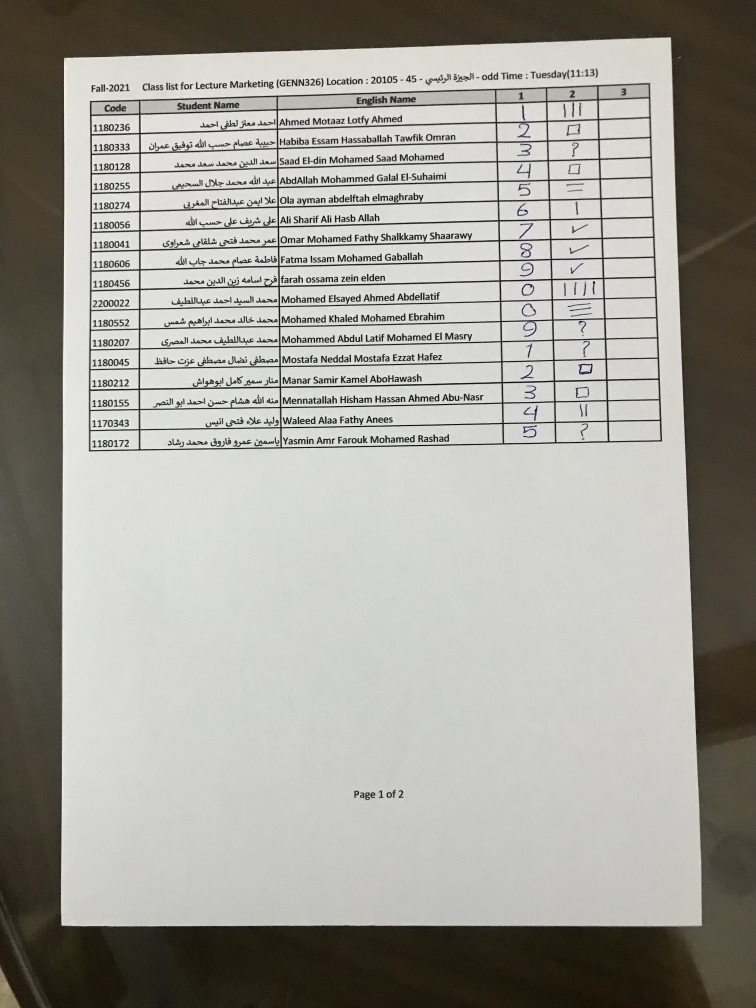
#> input picture grade sheet/1.jpg, 3024 x 4030 px (shown at 1/4 size)
$ python -i detact_symbols.py   (imports and definitions only)
#> lines starting #> are read from the running program, lines starting #| are printed output that depends on the picture; after the words box and inside, x2 and y2 are one past the last pixel; in counts of white or black regions, pixels touching at a corner belong together
#> further down, picture is the input picture: shape (4030, 3024, 3); mean B, G, R 152.8, 159.6, 161.2
import cv2
import numpy as np
from skimage.morphology import skeletonize,thin
from imutils import contours as imcnts

 # Filter Borders
def Filter_Borders(img):
    border_mask=np.zeros_like(img)
    img_height,img_width,=img.shape
    border_y=int(.1*img_height)
    border_x=int(.1*img_width)
    border_mask[border_y:img_height-border_y,border_x:img_width-border_x]=255
    img=img&border_mask
    return img
####################### detact square ####################
def detact_square(img):

    ## make image gray
    img = cv2.cvtColor(img, cv2.COLOR_BGR2GRAY)

    ## make threshold on image
    ret, img = cv2.threshold(img, 127, 255, 0)
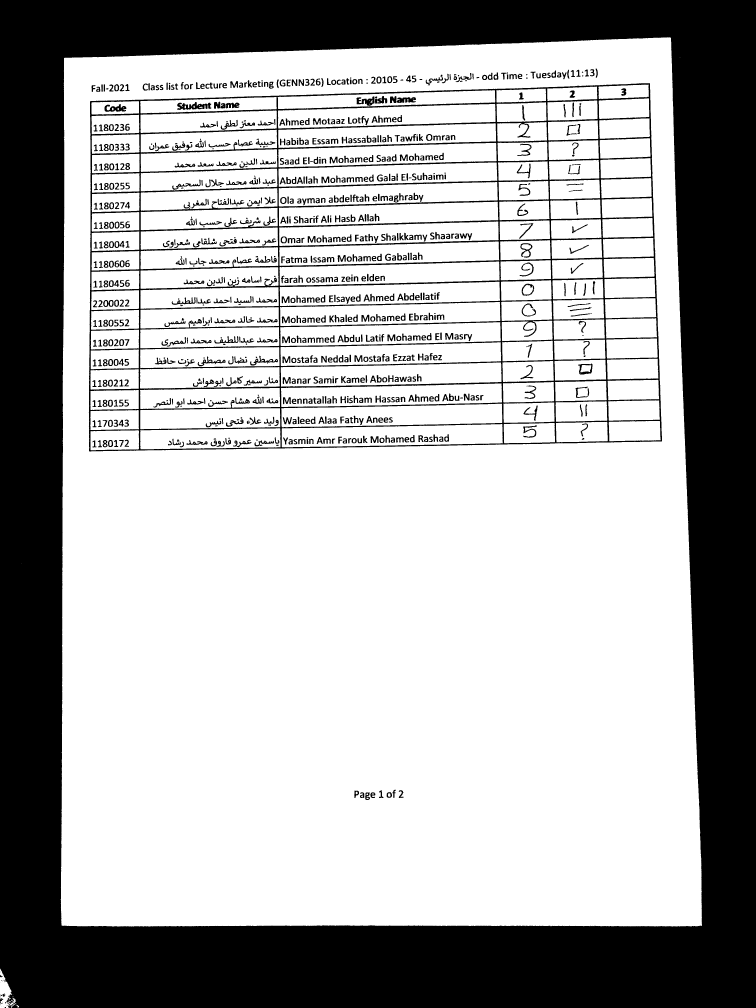
#> img: shape (4030, 3024) (shown at 1/4 size); 67.6% white; 1032 black regions (46 under 20 px), largest, box (x1, y1, x2, y2) and area: (0, 0, 3024, 4030) 3417554, (355, 332, 2648, 1806) 277587, (709, 408, 845, 440) 2340
    img=np.invert(img)
    # Filter Borders
    img=Filter_Borders(img)
#> in Filter_Borders, `img=img&border_mask`: img: shape (4030, 3024); 4.1% white; 893 white regions (13 under 20 px), largest, box (x1, y1, x2, y2) and area: (355, 403, 2648, 1806) 263074, (2691, 403, 2722, 1295) 14681, (709, 408, 845, 440) 2340

    ## Calculate kernel length
    kernel_length = np.array(img).shape[1]//20
#> kernel_length = 151
    verticle_kernel = cv2.getStructuringElement(cv2.MORPH_RECT, (1, kernel_length))
#> verticle_kernel = 151 values from 1 to 1
    hori_kernel = cv2.getStructuringElement(cv2.MORPH_RECT, (kernel_length, 1))
    verticle_lines_img = cv2.erode(img, verticle_kernel, iterations=2)
#> verticle_lines_img: shape (4030, 3024); 0.13% white; 4 white regions, box (x1, y1, x2, y2) and area: (2700, 553, 2722, 1145) 6809, (556, 553, 563, 1652) 4356, (358, 554, 367, 1656) 3226, (1109, 553, 1124, 1644) 1756
    verticle_lines_img = cv2.dilate(verticle_lines_img, verticle_kernel, iterations=5)
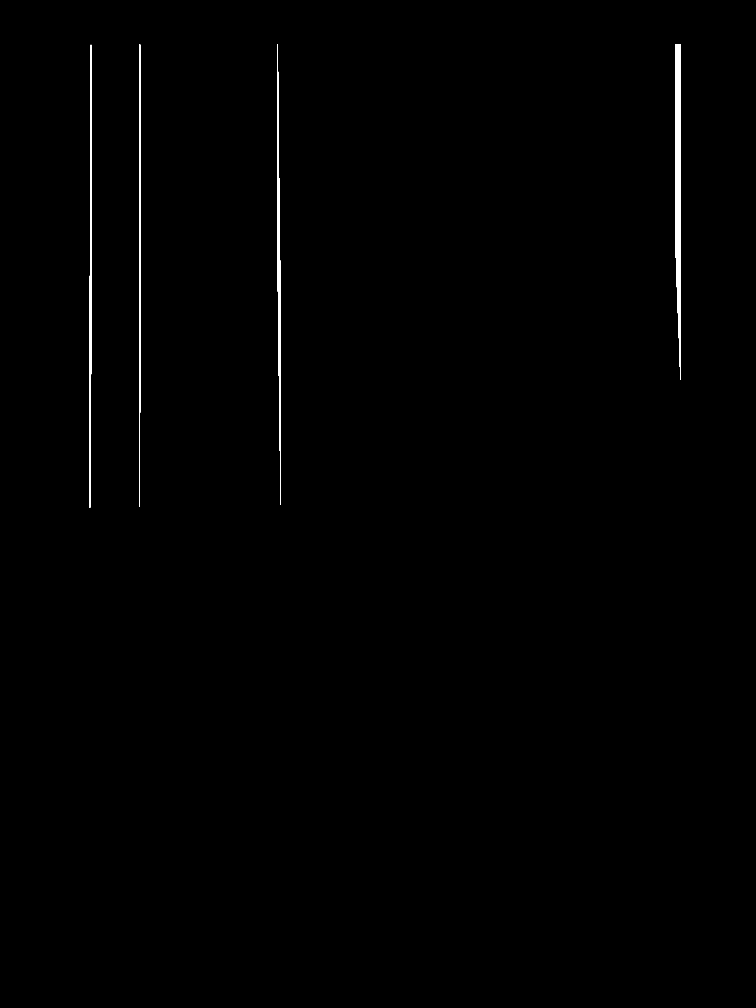
#> verticle_lines_img: shape (4030, 3024) (shown at 1/4 size); 0.46% white; 4 white regions, box (x1, y1, x2, y2) and area: (2700, 178, 2722, 1520) 23309, (1109, 178, 1124, 2019) 13006, (358, 179, 367, 2031) 9976, (556, 178, 563, 2027) 9606

    ## Get vertical lines
    lines_ver = cv2.HoughLinesP(verticle_lines_img,2,np.pi/180,30,minLineLength=5,maxLineGap=10)
#> lines_ver = 48 rows, first 6: [559, 2026, 559, 178], [359, 2030, 359, 1103], [363, 1580, 363, 179], [2719, 1467, 2719, 178], [1112, 1251, 1112, 287], [2717, 1405, 2717, 178]
    if not(lines_ver is None):
        for line  in lines_ver:
            for x1, y1, x2, y2 in line:
                 verticle_lines_img=cv2.line(verticle_lines_img,(x1,0),(x2,verticle_lines_img.shape[0]),(255,255,255),1)
#> this loop made 48 passes
#> line on passes 1 to 12: [[559, 2026, 559, 178]], [[359, 2030, 359, 1103]], [[363, 1580, 363, 179]], [[2719, 1467, 2719, 178]], [[1112, 1251, 1112, 287]], [[2717, 1405, 2717, 178]], [[2713, 1308, 2713, 178]], [[556, 2026, 556, 987]], [[2707, 1148, 2707, 178]], [[1117, 1655, 1117, 783]], [[2703, 1031, 2703, 178]], [[1119, 1803, 1119, 940]]
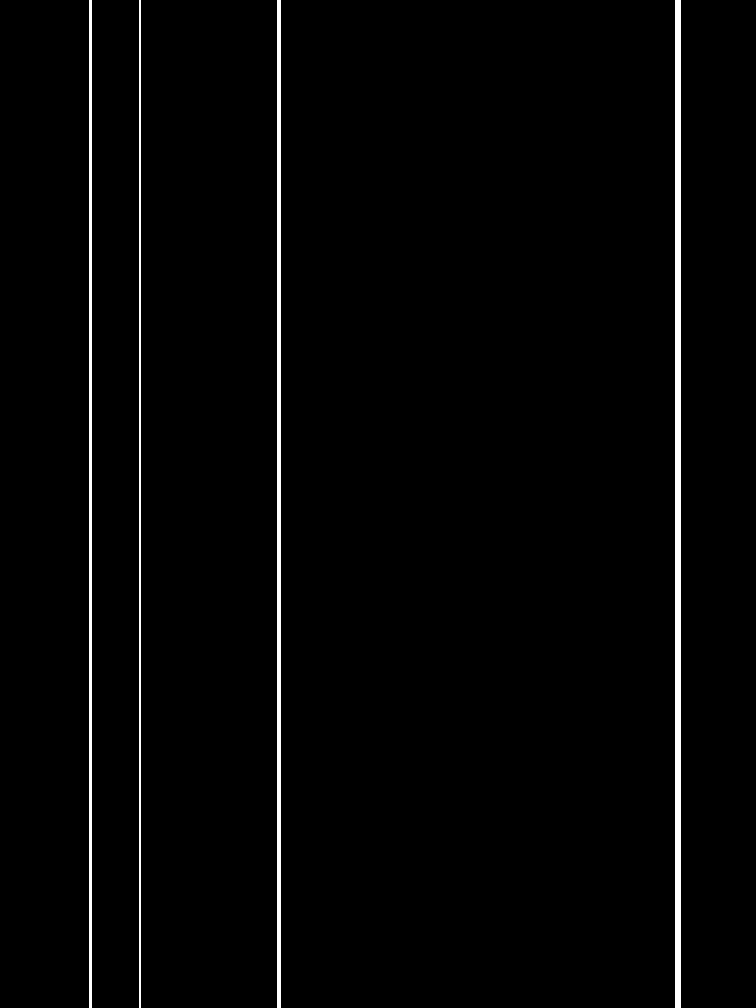
#> verticle_lines_img: shape (4030, 3024) (shown at 1/4 size); 1.5% white; 4 white regions, box (x1, y1, x2, y2) and area: (2700, 0, 2722, 4030) 74690, (1109, 0, 1124, 4030) 51023, (358, 0, 367, 4030) 36270, (556, 0, 563, 4030) 25653

    horizontal_lines_img = cv2.erode(img, hori_kernel, iterations=2)
#> horizontal_lines_img: shape (4030, 3024); 0.01% white in thin lines or dots, all inside (x1, y1, x2, y2) = (546, 1145, 1370, 1798)
    horizontal_lines_img = cv2.dilate(horizontal_lines_img, hori_kernel, iterations=3)
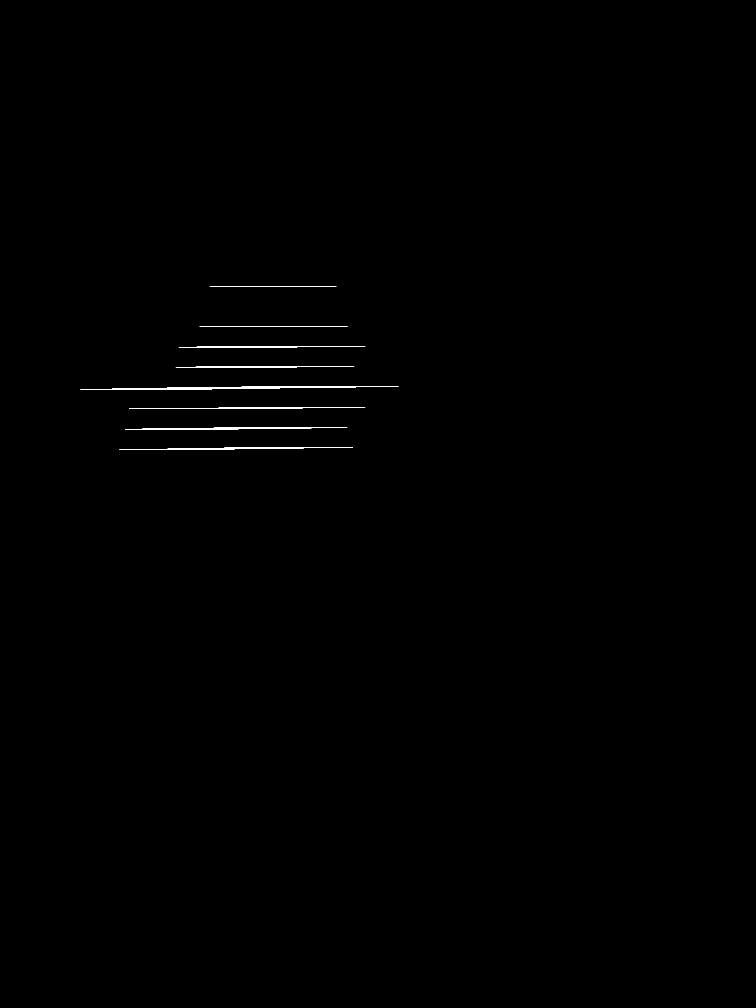
#> horizontal_lines_img: shape (4030, 3024) (shown at 1/4 size); 0.17% white; 13 white regions, largest, box (x1, y1, x2, y2) and area: (321, 1545, 1595, 1558) 6541, (715, 1384, 1461, 1389) 2412, (703, 1465, 1417, 1469) 1965

    ## Get horizontal lines
    lines_hor = cv2.HoughLinesP(horizontal_lines_img,2,np.pi/180,35,minLineLength=5,maxLineGap=10)
#> lines_hor = 56 rows, first 6: [731, 1557, 1475, 1545], [648, 1557, 1391, 1545], [416, 1557, 1102, 1546], [794, 1712, 1245, 1712], [1004, 1384, 1460, 1384], [530, 1557, 1274, 1545]
    if not(lines_hor is None):
        for line  in lines_hor:
            for x1, y1, x2, y2 in line:

                horizontal_lines_img=cv2.line(horizontal_lines_img,(0,y1),(horizontal_lines_img.shape[1],y2),(255,255,255),1)
#> this loop made 56 passes
#> line on passes 1 to 12: [[731, 1557, 1475, 1545]], [[648, 1557, 1391, 1545]], [[416, 1557, 1102, 1546]], [[794, 1712, 1245, 1712]], [[1004, 1384, 1460, 1384]], [[530, 1557, 1274, 1545]], [[715, 1388, 1188, 1388]], [[742, 1793, 1214, 1793]], [[500, 1716, 953, 1716]], [[783, 1467, 1253, 1467]], [[655, 1633, 1112, 1633]], [[1009, 1628, 1460, 1628]]
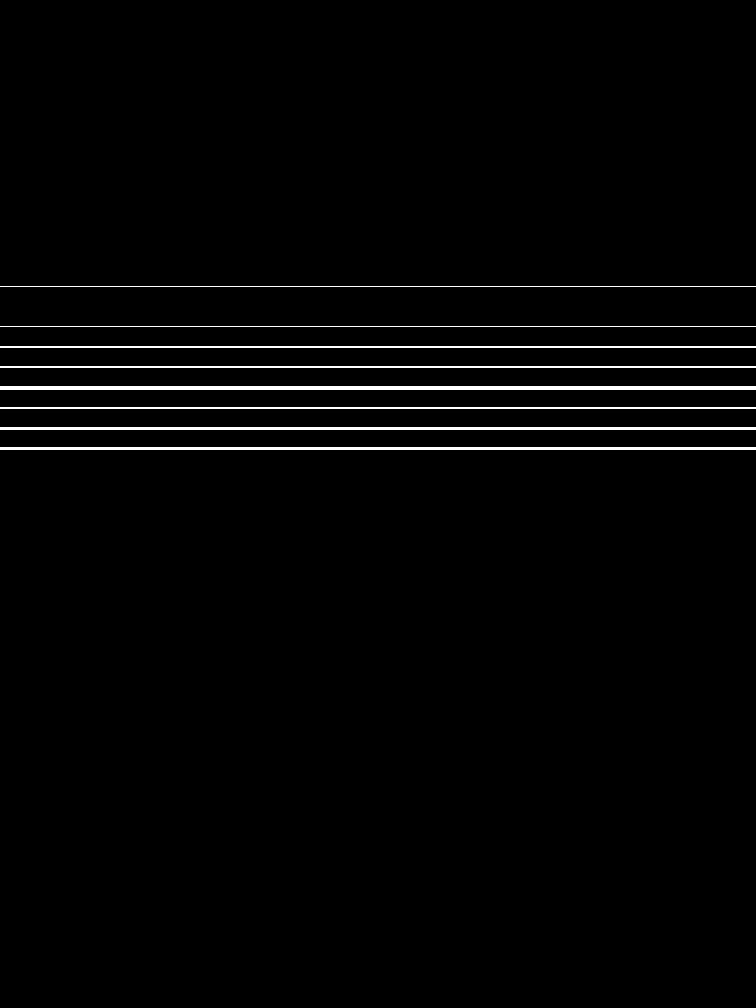
#> horizontal_lines_img: shape (4030, 3024) (shown at 1/4 size); 1% white; 13 white regions, largest, box (x1, y1, x2, y2) and area: (0, 1545, 3024, 1558) 33421, (0, 1384, 3024, 1389) 12568, (0, 1465, 3024, 1469) 12096

    ## Get and between  horizontal and vertical lines
    img_final_bin=cv2.bitwise_and(verticle_lines_img, horizontal_lines_img)
#> img_final_bin: shape (4030, 3024); 0.02% white; 143 white regions (114 under 20 px), largest, box (x1, y1, x2, y2) and area: (1116, 1545, 1124, 1558) 104, (556, 1546, 563, 1558) 84, (358, 1546, 367, 1553) 63
    img_final_bin = cv2.dilate(img_final_bin, hori_kernel, iterations=1)
#> img_final_bin: shape (4030, 3024); 0.22% white; 58 white regions, largest, box (x1, y1, x2, y2) and area: (1034, 1545, 1199, 1558) 2140, (481, 1546, 638, 1558) 1884, (2625, 1545, 2797, 1552) 1204
    kernel = cv2.getStructuringElement(cv2.MORPH_RECT, (3,3))
    img_final_bin = cv2.erode(img_final_bin, kernel, iterations=1)
#> img_final_bin: shape (4030, 3024); 0.08% white; 25 white regions, largest, box (x1, y1, x2, y2) and area: (1035, 1546, 1198, 1557) 1788, (482, 1547, 637, 1557) 1550, (2626, 1546, 2796, 1551) 850
    img_final_bin = cv2.dilate(img_final_bin, kernel, iterations=4)
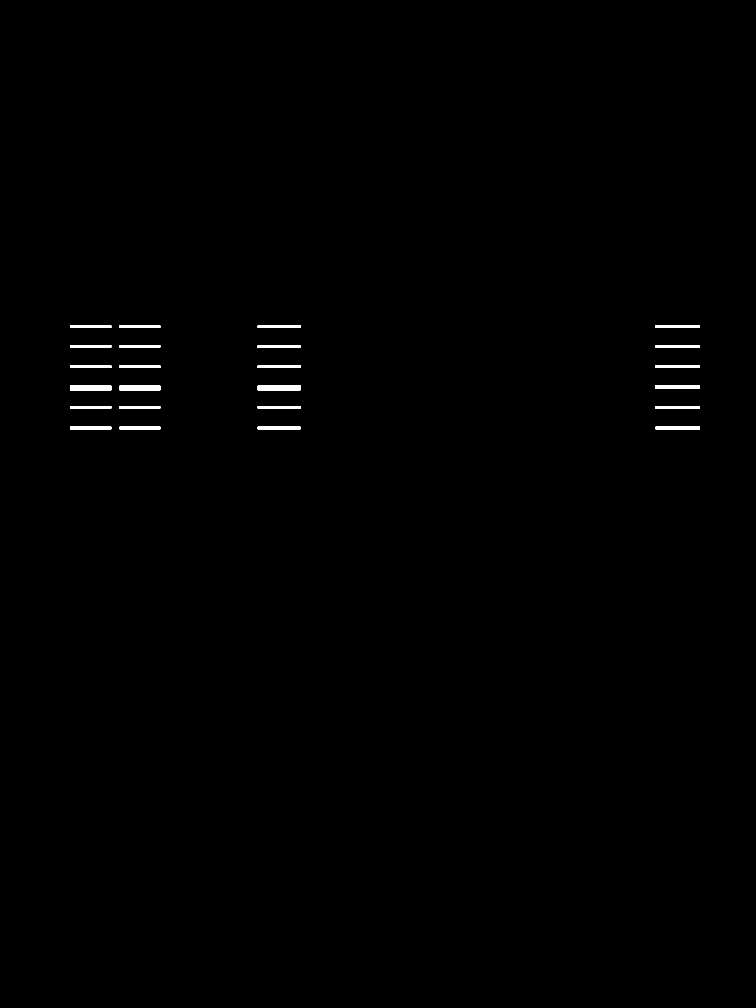
#> img_final_bin: shape (4030, 3024) (shown at 1/4 size); 0.36% white; 24 white regions

    ## get Contours between vertical and horizonatl
    cnt = cv2.findContours(img_final_bin, cv2.RETR_TREE, cv2.CHAIN_APPROX_SIMPLE)[0]
#> cnt = 24 contours; largest, box (x1, y1, x2, y2) and area: (1031, 1542, 1202, 1561) 3056, (280, 1543, 445, 1561) 2788, (478, 1543, 641, 1561) 2754, (2622, 1542, 2800, 1555) 2124, (1031, 1381, 1202, 1392) 1700
    if(len(cnt)==4):
        return 0
    else:
        return -1

####################### deatact Vertical lines ####################
# [87 lines left out: functions deatact_Vertical_lines, deatact_Horizontal_lines, deatact_Empty_cell, not called in this run]

colors=[(255,0,0)
,(0,255,0)
,(0,0,255)
,(255,255,192)
,(0,128,128)
,(255,215,0)
,(255,0,0)
,(0,255,0)
,(0,0,255)
,(0,255,0)
,(255,0,0)

,(225,255,128)
,(128,0,0)
,(128,128,0)
,(0,128,0)
,(128,0,128)

,(0,0,128)
,(255,215,0)]
# [157 lines left out: functions filter_squares_from_check_mark, detect_check_mark, biggest_contour, detect_question_mark, detact_symbols, not called in this run]

>>> import cv2
>>> picture = cv2.imread('../1.jpg')
>>> result = detact_square(picture)
#> result = -1

$ run again, on grade sheet/11.jpg
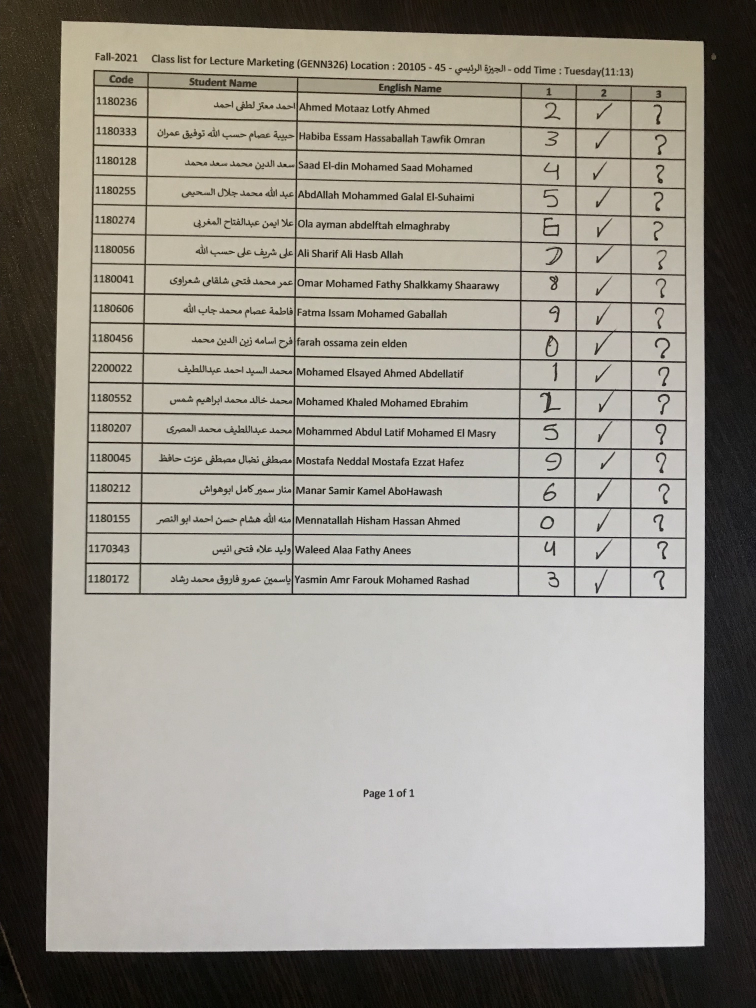
#> input picture grade sheet/11.jpg, 3024 x 4032 px (shown at 1/4 size)
#> picture is the input picture: shape (4032, 3024, 3); mean B, G, R 138.8, 147.1, 150.9
#> in detact_square, `ret, img = cv2.threshold(img, 127, 255, 0)`:
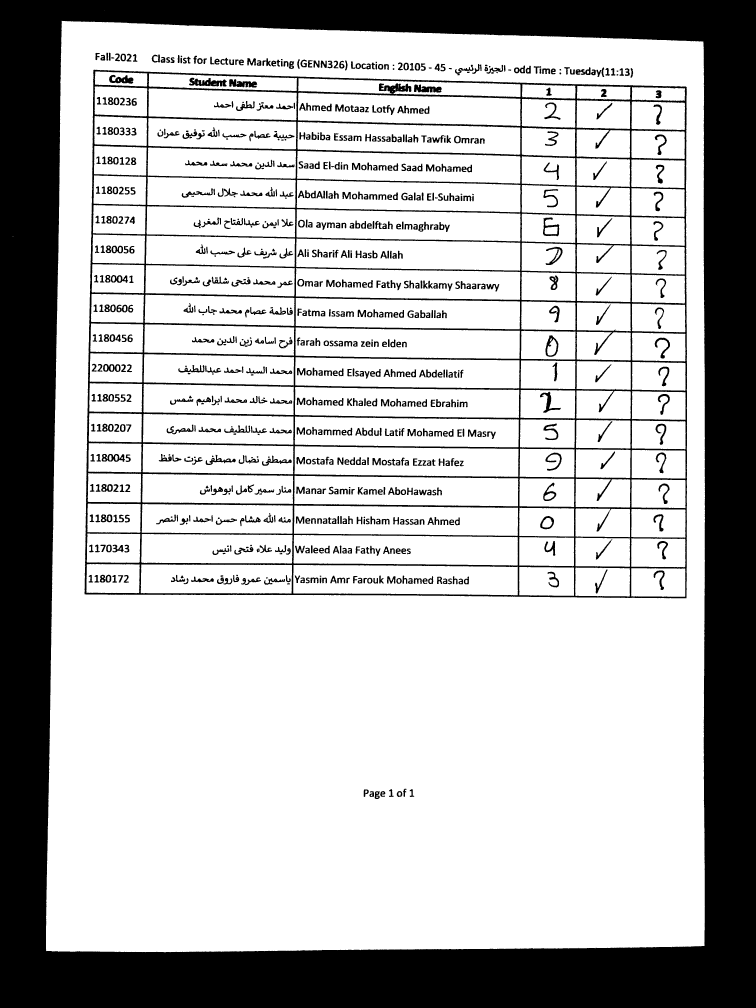
#> img: shape (4032, 3024) (shown at 1/4 size); 72.7% white; 962 black regions (7 under 20 px), largest, box (x1, y1, x2, y2) and area: (0, 0, 3024, 4032) 2634662, (338, 279, 2748, 2393) 365478, (756, 311, 907, 346) 3080
#> lines_ver = 208 rows, first 6: [2524, 2598, 2524, 178], [2521, 2616, 2521, 1649], [2085, 1474, 2085, 178], [2301, 1077, 2301, 197], [2304, 1969, 2304, 178], [2080, 1944, 2080, 974]
#> the loop in detact_square, `for line  in lines_ver:` made 208 passes
#> lines_hor = 520 rows, first 6: [264, 2375, 1623, 2375], [1286, 1546, 2144, 1560], [462, 2257, 1749, 2257], [1390, 1428, 2420, 1445], [1246, 2260, 2037, 2260], [644, 1651, 2305, 1679]
#> the loop in detact_square, `for line  in lines_hor:` made 520 passes
#> in detact_square, `img_final_bin = cv2.dilate(img_final_bin, kernel, iterations=4)`:
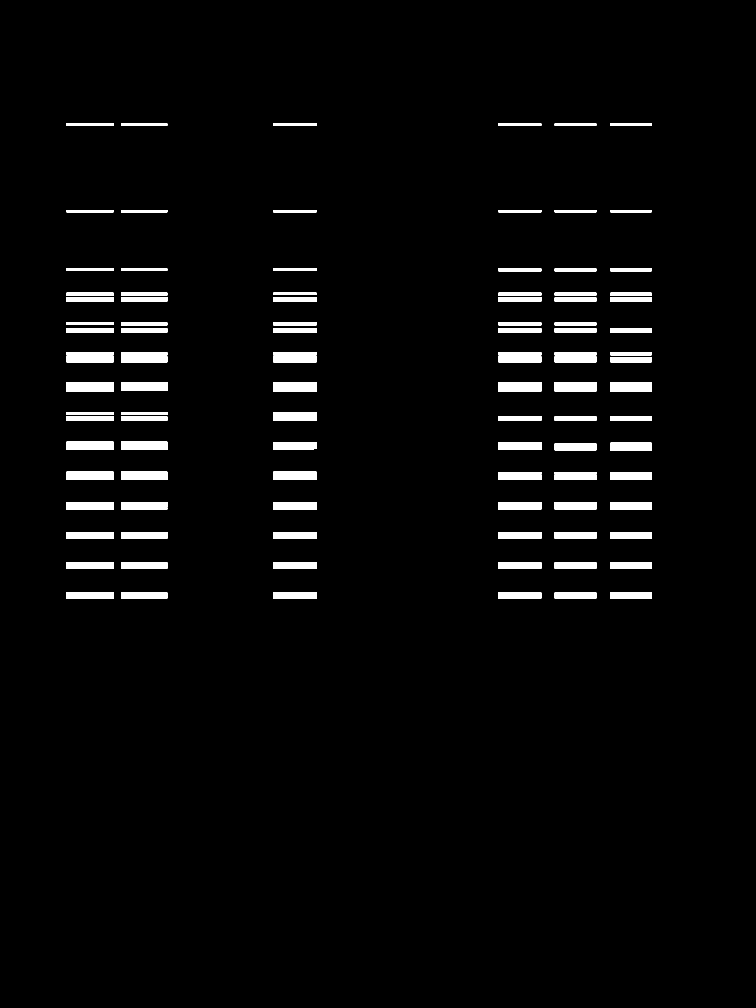
#> img_final_bin: shape (4032, 3024) (shown at 1/4 size); 3% white; 108 white regions
#> cnt = 108 contours; largest, box (x1, y1, x2, y2) and area: (266, 1528, 454, 1566) 6919, (484, 1528, 669, 1564) 6440, (1093, 1528, 1266, 1566) 6364, (1994, 1528, 2165, 1566) 6290, (2219, 1528, 2385, 1566) 6105
#> result = -1
